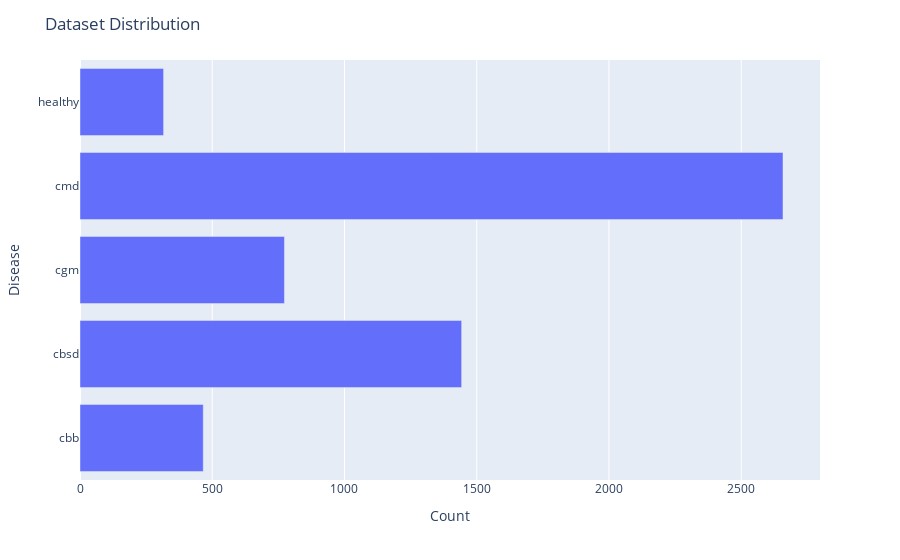

Notebook code cell kept with this figure:
### Code cell
# [len(os.listdir(os.path.join(train_dir, i))) for i in classes]
class_dir_dict = {}
for i in class_names:
    class_dir_dict[i] = len(list((full_data_dir/i).iterdir()))
class_dir_dict = pd.Series(class_dir_dict).rename('class')
fig = px.bar(class_dir_dict, x=class_dir_dict.values, y=class_dir_dict.index)
fig.update_layout(xaxis_title='Count', yaxis_title='Disease', title='Dataset Distribution')
fig.show()

### Figure 1 — Plotly figure (JSON) as saved in the notebook; plotly's stock layout.template omitted (floating-point values rounded to 4 significant figures)
{"data": [{"hovertemplate": "x=%{x}<br>index=%{y}<extra></extra>", "legendgroup": "", "marker": {"color": "#636efa", "pattern": {"shape": ""}}, "name": "", "orientation": "h", "showlegend": false, "textposition": "auto", "type": "bar", "x": [466, 1443, 773, 2658, 316], "xaxis": "x", "y": ["cbb", "cbsd", "cgm", "cmd", "healthy"], "yaxis": "y"}], "layout": {"barmode": "relative", "legend": {"tracegroupgap": 0}, "margin": {"t": 60}, "title": {"text": "Dataset Distribution"}, "xaxis": {"anchor": "y", "domain": [0, 1], "title": {"text": "Count"}}, "yaxis": {"anchor": "x", "domain": [0, 1], "title": {"text": "Disease"}}}}
